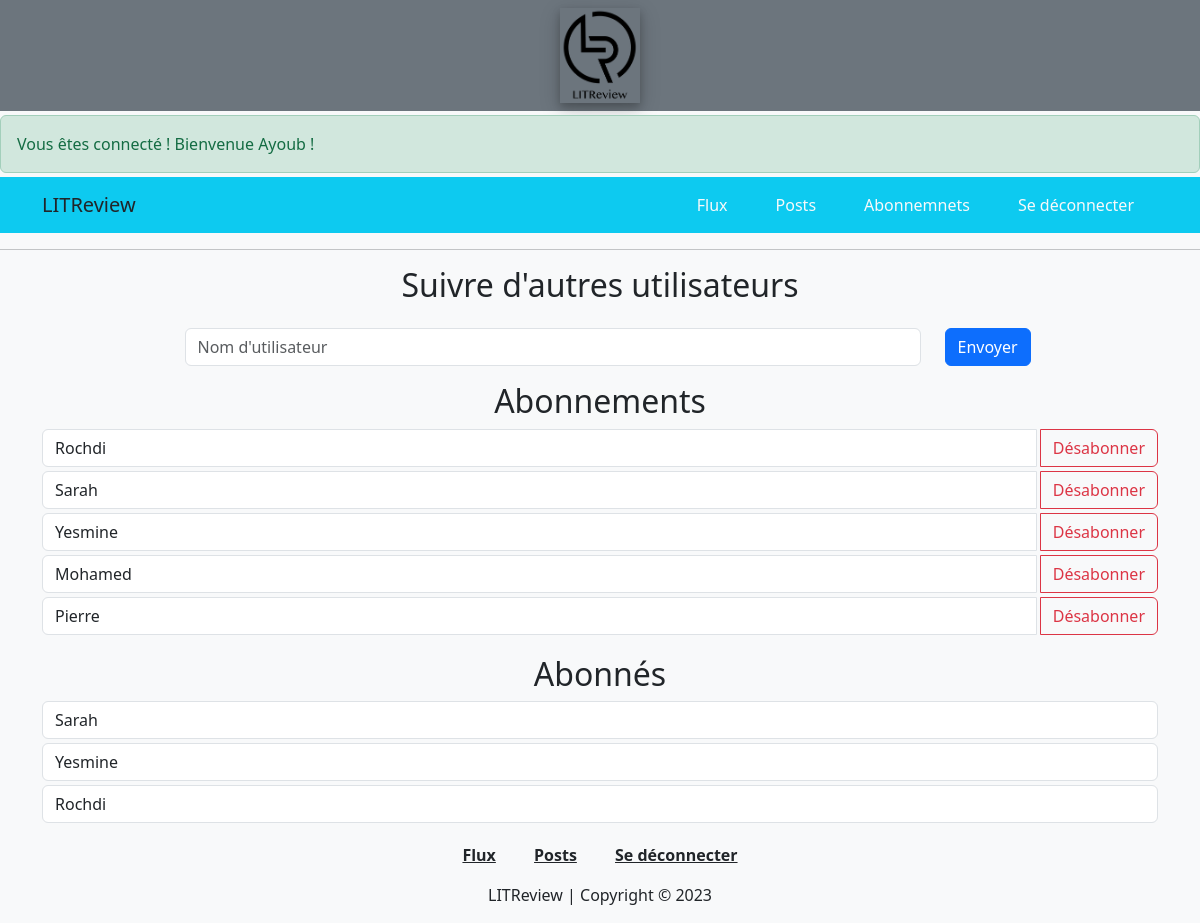
The app's page /subscribers/ (signed in), older data.
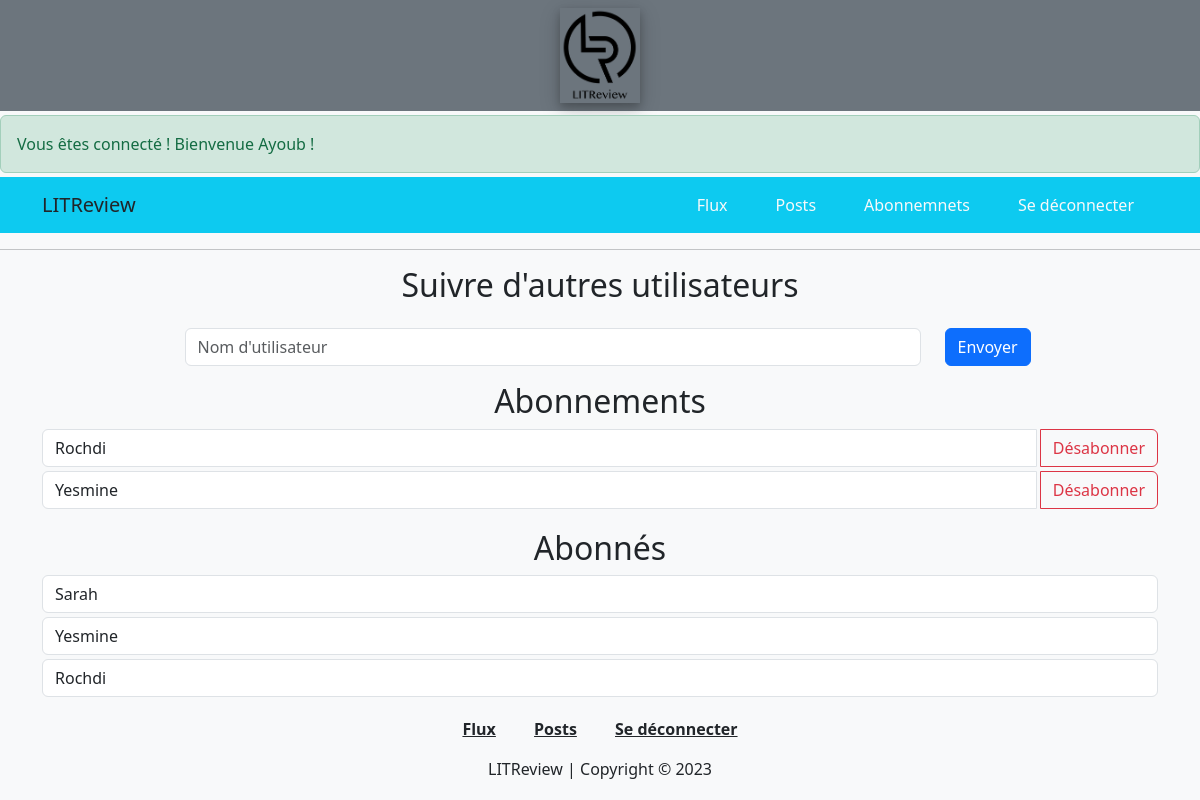
The same page, newer data.
### subscriptions/models.py (models this page shows, shortened)
class UserFollows(models.Model):
    user = models.ForeignKey(to=settings.AUTH_USER_MODEL, on_delete=models.CASCADE, related_name='following')
    followed_user = models.ForeignKey(to=settings.AUTH_USER_MODEL, on_delete=models.CASCADE,
                                      related_name='followed_by')
    class Meta:
        unique_together = ('user', 'followed_user', )
        verbose_name = "Abonnement: abonné/suivi"

### accounts/models.py (models this page shows)
class CustomUser(AbstractUser):
    profile_photo = models.ImageField(blank=True, upload_to="", verbose_name="Photo de profil")
    class Meta:
        verbose_name = "Utilisateur"
    def __str__(self):
        return self.username

### subscriptions/views.py (the view, shortened to what this page needs)
# urls.py: path("subscribers/", include("subscriptions.urls")),
@login_required
def subscribers(request):
    user = get_user(request)
    message = ''
    followed_users = UserFollows.objects.filter(user=user)
    followed_bys = UserFollows.objects.filter(followed_user=user)
    context = {
        "followed_users": followed_users,
        "followed_bys": followed_bys,
        "user": user,
        'message': message
    }
    return render(request, 'subscriptions/subscribers.html', context)

### subscriptions/templates/subscriptions/subscribers.html (shortened to what this page needs)
{% extends "base.html" %}
{% block content %}
    {% include "nav_bar.html" %}
    <hr>
    <div class="container">
        <form method="POST" action="{% url 'subscribers' %}">
            <div class="row justify-content-center">
                <div class="col text-center">
                    <div class="row justify-content-center">
                        <h2 class="sub-title">Suivre d'autres utilisateurs</h2>
                        <div class="col-8">
                            <input type="text" class="form-control" id="usertofollow" placeholder="Nom d'utilisateur"
                               name="name">
                        </div>
                        <div class="col-1">
                            <button type="submit" name="sub" class="btn btn-primary mb-3">Envoyer</button>
                        </div>
                    </div>
                </div>
            </div>
            <div class="row justify-content-center mb-3">
                <div class="col text-center">
                    <h2 class="sub-title">Abonnements</h2>
                    {% for followed_user in followed_users %}
                    <div class="input-group gap-1">
                        <input type="text" class="form-control mb-1"
                               value="{{followed_user.followed_user.username|lower|capfirst}}"
                               aria-label="Nom personnage" readonly>
                        <button class="btn btn-outline-danger mb-1"
                                value="{{followed_user.followed_user.username}}"
                                name="unsub" type="submit">Désabonner
                        </button>
                    </div>
                    {% endfor %}
                </div>
            </div>
            <div class="row justify-content-center mb-3">
                <div class="col text-center">
                    <h2 class="sub-title">Abonnés</h2>
                    {% for followed_by in followed_bys %}
                        <input class="form-control mb-1" type="text"
                               value="{{followed_by.user.username|lower|capfirst}}"
                               aria-label="Nom Personnage" readonly>
                    {% endfor %}
                </div>
            </div>
        </form>
    </div>
    <div class="container-fluid text-center mb-3">
         <a class="alert alert-link" href="{% url 'feed' %}">Flux</a>
         <a class="alert alert-link" href="{% url 'posts' %}">Posts</a>
         <a class="alert alert-link" href="{% url 'logout' %}">Se déconnecter</a>
         <p class="mt-3"> LITReview | Copyright &copy; 2023</p>
    </div>
{% endblock %}

Row changes from the older to the newer data that the page shows:
removed UserFollows: followed_user.username "Sarah", shown under "Abonnements"
removed UserFollows: followed_user.username "Mohamed", shown under "Abonnements"
removed UserFollows: followed_user.username "Pierre", shown under "Abonnements"
